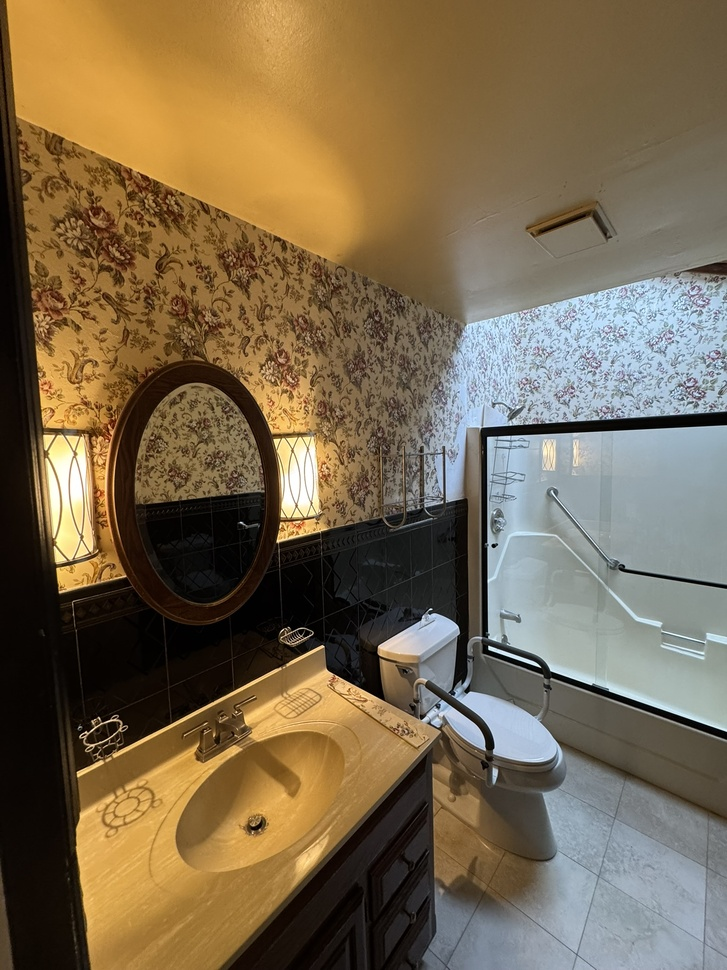
#> input picture drop-images/IMG_0078.JPEG, 727 x 970 px, shrunk from 1536 x 2048 before the run; its folder holds 4 pictures in this run; the run also reads 2 pictures not shown here
$ python swap-images.py
#> lines starting #> are read from the running program, lines starting #| are printed output that depends on the picture
"""
Perfect Finish Painters - Image Swapper

Drop images into the 'drop-images' folder, then run this script.
It will let you assign each dropped image to a website slot and swap them in.
"""

import os
import shutil
from pathlib import Path

SCRIPT_DIR = Path(__file__).parent
DROP_DIR = SCRIPT_DIR / "drop-images"
PUBLIC_DIR = SCRIPT_DIR / "public"

IMAGE_EXTENSIONS = {".jpg", ".jpeg", ".png", ".webp", ".gif", ".bmp"}

BEFORE_DIR = PUBLIC_DIR / "before"

SLOTS = {
    "1": {"file": "project-1.jpg", "label": "Portfolio #1 - Shed Transformation (Exterior)"},
    "2": {"file": "project-2.jpg", "label": "Portfolio #2 - Room Renovation (Interior + Flooring)"},
    "3": {"file": "project-3.jpg", "label": "Portfolio #3 - Commercial Ceiling"},
    "4": {"file": "project-4.jpg", "label": "Portfolio #4 - Radiator Refinishing (Specialty)"},
    "5": {"file": "project-5.jpg", "label": "Portfolio #5 - Basement Floor Coating"},
    "6": {"file": "project-6.jpg", "label": "Portfolio #6 - Whole House Interior"},
    "7": {"file": "project-7.jpg", "label": "Portfolio #7 - Ceiling Restoration (Drywall)"},
    "O": {"file": "owner.jpg", "label": "Owner Photo (Meet the Owner section)"},
    "L": {"file": "logo.png", "label": "Site Logo (PNG)"},
    "J": {"file": "logo.jpg", "label": "Site Logo (JPG)"},
}

# before-1.jpg -> public/before/project-1.jpg, etc.
BEFORE_SLOTS = {
    f"before-{i}.jpg": f"project-{i}.jpg" for i in range(1, 8)
}


def get_dropped_images():
    if not DROP_DIR.exists():
        DROP_DIR.mkdir(parents=True)
        return []
    return sorted(
        f for f in DROP_DIR.iterdir()
        if f.is_file() and f.suffix.lower() in IMAGE_EXTENSIONS
    )


def auto_swap():
    """Auto-swap any images that already match slot names (project-1.jpg, etc.)."""
    images = get_dropped_images()
    auto_matched = []
    remaining = []

    slot_files = {s["file"].lower(): s for s in SLOTS.values()}

    for img in images:
        name_lower = img.name.lower()
        # Check before-image slots (before-1.jpg -> public/before/project-1.jpg)
        if name_lower in BEFORE_SLOTS:
            BEFORE_DIR.mkdir(parents=True, exist_ok=True)
            dest = BEFORE_DIR / BEFORE_SLOTS[name_lower]
            shutil.copy2(img, dest)
            print(f"  AUTO: {img.name} -> before/{BEFORE_SLOTS[name_lower]}")
            auto_matched.append(img)
        elif name_lower in slot_files:
            slot = slot_files[name_lower]
            dest = PUBLIC_DIR / slot["file"]
            shutil.copy2(img, dest)
            print(f"  AUTO: {img.name} -> {slot['label']}")
            auto_matched.append(img)
        else:
            remaining.append(img)

    return auto_matched, remaining


def interactive_swap(images):
    """Let user assign remaining images to slots."""
    for img in images:
        print(f"\n--- Image: {img.name} ---")
        print("Which slot should this replace?\n")

        for key, slot in SLOTS.items():
            print(f"  [{key}] {slot['label']}")
        print()
        for i in range(1, 8):
            print(f"  [B{i}] BEFORE photo for Portfolio #{i}")
        print(f"  [S] Skip this image")
        print(f"  [Q] Quit")

        while True:
            choice = input("\nEnter choice: ").strip().upper()

            if choice == "Q":
                print("Done!")
                return
            if choice == "S":
                print(f"  Skipped {img.name}")
                break
            if choice.startswith("B") and choice[1:].isdigit() and 1 <= int(choice[1:]) <= 7:
                num = choice[1:]
                BEFORE_DIR.mkdir(parents=True, exist_ok=True)
                dest = BEFORE_DIR / f"project-{num}.jpg"
                if img.suffix.lower() != ".jpg":
                    try:
                        from PIL import Image as PILImage
                        pil_img = PILImage.open(img)
                        pil_img = pil_img.convert("RGB")
                        pil_img.save(dest, "JPEG", quality=90)
                        print(f"  Converted & saved: {img.name} -> before/project-{num}.jpg")
                    except ImportError:
                        shutil.copy2(img, dest)
                        print(f"  Copied: {img.name} -> before/project-{num}.jpg (no conversion)")
                else:
                    shutil.copy2(img, dest)
                    print(f"  Swapped: {img.name} -> before/project-{num}.jpg")
                break
            if choice in SLOTS:
                slot = SLOTS[choice]
                dest = PUBLIC_DIR / slot["file"]

                # Convert to jpg if needed for project slots
                if choice.isdigit() and img.suffix.lower() != ".jpg":
                    try:
                        from PIL import Image as PILImage
                        pil_img = PILImage.open(img)
                        pil_img = pil_img.convert("RGB")
                        pil_img.save(dest, "JPEG", quality=90)
                        print(f"  Converted & saved: {img.name} -> {slot['file']}")
                    except ImportError:
                        # No PIL, just copy as-is
                        shutil.copy2(img, dest)
                        print(f"  Copied: {img.name} -> {slot['file']} (no conversion)")
                else:
                    shutil.copy2(img, dest)
                    print(f"  Swapped: {img.name} -> {slot['file']}")
                break
            else:
                print("  Invalid choice, try again.")


def main():
    print("=" * 50)
    print("  PERFECT FINISH PAINTERS - IMAGE SWAPPER")
    print("=" * 50)

    images = get_dropped_images()

    if not images:
        print(f"\nNo images found in: {DROP_DIR}")
        print("Drop your images there and run this again!")
        return

    print(f"\nFound {len(images)} image(s) in drop-images/:\n")
    for img in images:
        print(f"  - {img.name}")

    print("\n--- Auto-matching named files ---")
    auto_matched, remaining = auto_swap()

    if auto_matched:
        print(f"\n  {len(auto_matched)} image(s) auto-swapped!")

    if remaining:
        print(f"\n{len(remaining)} image(s) need manual assignment:")
        interactive_swap(remaining)
#> the loop in interactive_swap, `for img in images:` made 4 passes; the answer given on pass 1: 1
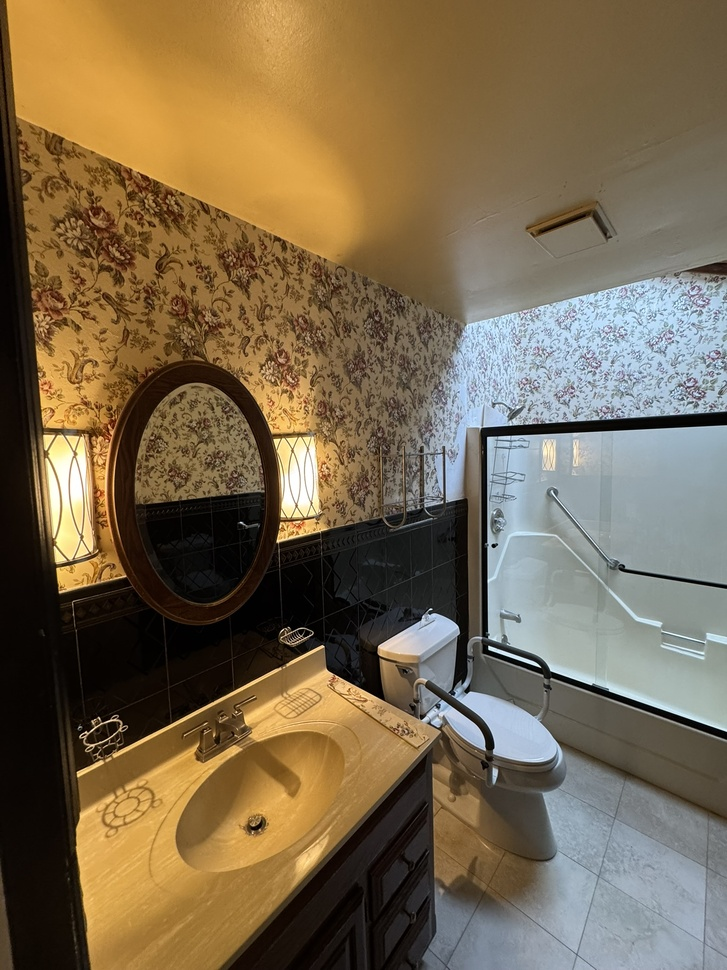
#> input picture drop-images/IMG_0078.JPEG, 727 x 970 px, shrunk from 1536 x 2048 before the run
#> after the loop in interactive_swap, `for img in images:`:
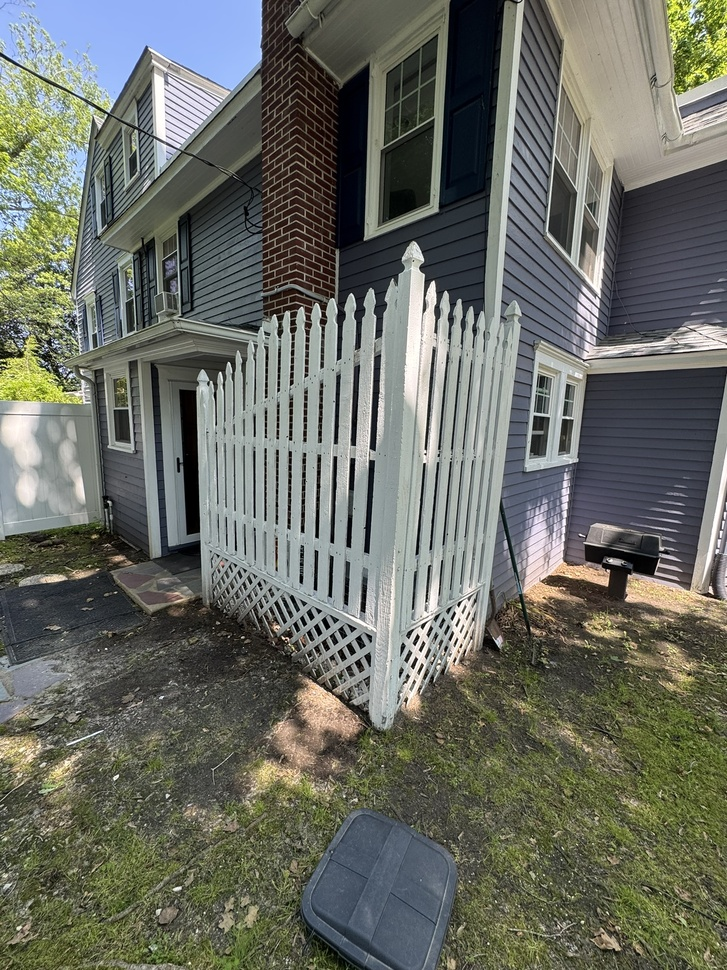
#> pil_img: PIL image 727x970 RGB; mean R, G, B 105.5, 108.5, 99.5
    elif not auto_matched:
        print("\nNo matches found. Rename your images to project-1.jpg, etc.")
        print("Or drop any image and run again to assign interactively.")

    # Ask to clean up
    all_dropped = get_dropped_images()
    if all_dropped:
        clean = input("\nMove processed images out of drop folder? (y/n): ").strip().lower()
#> the answer given: out.png
        if clean == "y":
            done_dir = DROP_DIR / "processed"
            done_dir.mkdir(exist_ok=True)
            for img in all_dropped:
                shutil.move(str(img), str(done_dir / img.name))
            print(f"  Moved to drop-images/processed/")

    print("\nDone! Refresh your browser to see the changes.")


if __name__ == "__main__":
    main()
